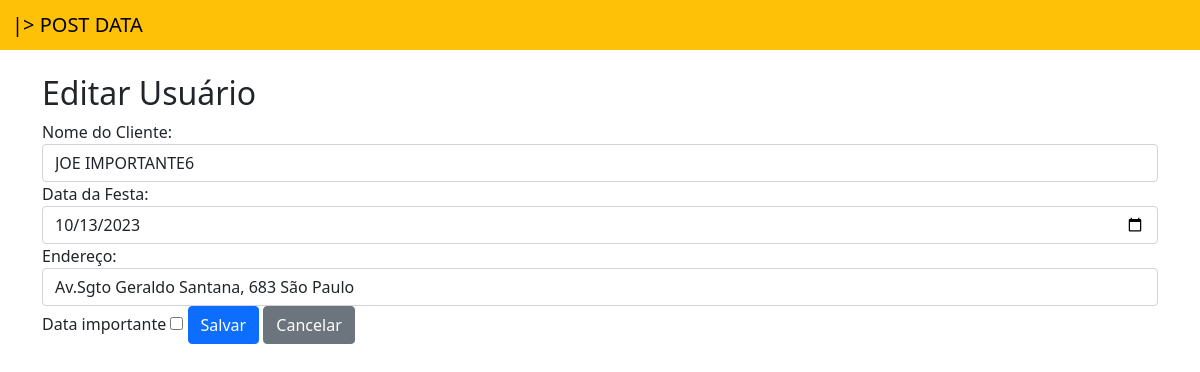
/editar_usuario/76/, run on the app's committed database.
### app_data/models.py (models this page shows, shortened)
class Usuario(models.Model):
    id_usuario = models.AutoField(primary_key=True)
    nome_cliente = models.TextField(max_length=100, null=False, blank=False, default=None)
    data_da_festa = models.DateField()
    endereco = models.TextField(max_length=600, null=False, blank=False, default=None)
    datas_importantes = models.BooleanField(default=False)

### app_data/views.py (the view)
# urls.py: path('editar_usuario/<int:id>/', views.editar_usuario, name='editar_usuario'),
def editar_usuario(request, id):
    usuario = Usuario.objects.get(id_usuario=id)
    if request.method == 'POST':
        nome_cliente = request.POST.get('nome_cliente')
        data_da_festa_str = request.POST.get('data_da_festa')
        endereco = request.POST.get('endereco')
        datas_importantes = request.POST.get('datas_importantes') == 'on'
        data_da_festa = datetime.strptime(data_da_festa_str, '%Y-%m-%d').strftime('%Y-%m-%d')
        usuario.nome_cliente = nome_cliente
        usuario.data_da_festa = data_da_festa
        usuario.endereco = endereco
        usuario.datas_importantes = datas_importantes
        usuario.save()
        return redirect('usuarios')
    else:
        return render(request, 'usuarios/editar_usuario.html', {'usuario': usuario})

### templates/usuarios/editar_usuario.html (shortened to what this page needs)
{% extends 'usuarios/base.html' %}
{% load tz %}
{% block conteudo %}
<div class="container"></br>
  <h2>Editar Usuário</h2>
  <form method="POST" action="{% url 'editar_usuario' id=usuario.id_usuario %}">
    <div class="form-group">
      <label for="nome_cliente">Nome do Cliente:</label>
      <input type="text" class="form-control" id="nome_cliente" name="nome_cliente" value="{{ usuario.nome_cliente }}" required>
    </div>
    <div class="form-group">
      <label for="data_da_festa">Data da Festa:</label>
      <input type="date" class="form-control" id="data_da_festa" name="data_da_festa" value="{{ usuario.data_da_festa|date:'Y-m-d' }}" required>
    </div>
    <div class="form-group">
      <label for="endereco">Endereço:</label>
      <input type="text" class="form-control" id="endereco" name="endereco" value="{{ usuario.endereco }}" required>
    </div>
    <label for="id_datas_importantes">Data importante</label>
    <input type="checkbox" name="datas_importantes" id="id_datas_importantes" {% if usuario.datas_importantes %}checked{% endif %}>
    <button type="submit" class="btn btn-primary">Salvar</button>
    <a href="{% url 'usuarios' %}" class="btn btn-secondary">Cancelar</a>
  </form>
</div>
{% endblock %}

### data on the page
Usuario: nome_cliente "JOE IMPORTANTE6", data_da_festa "10/13/2023", endereco "Av.Sgto Geraldo Santana, 683 São Paulo"
